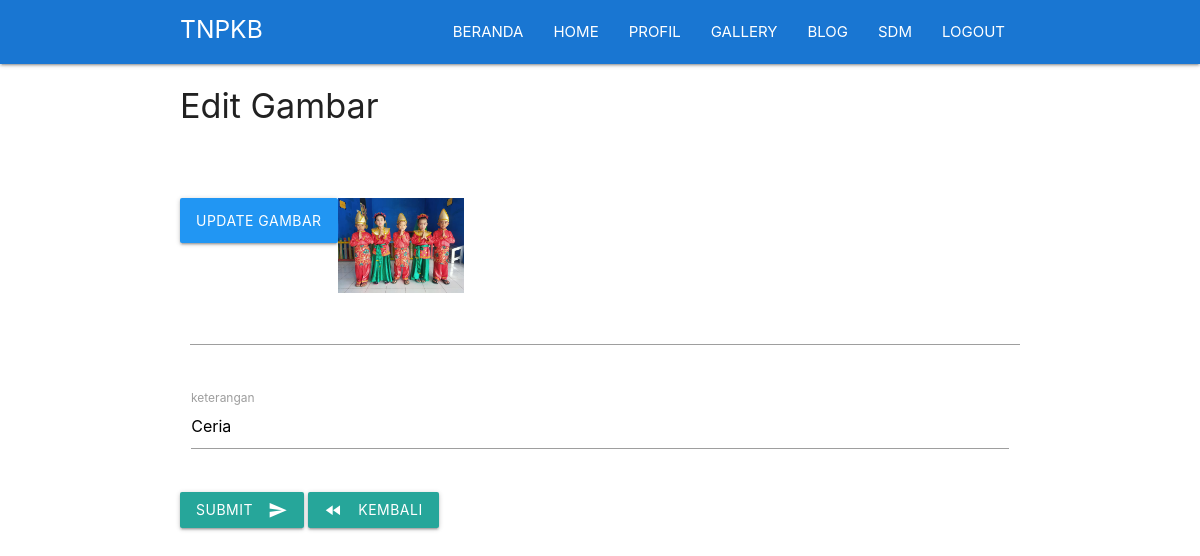
Page /page/index.php?page=galeri&aksi=editgaleri&id=18 (signed in) on the committed database.
### tables this page shows
CREATE TABLE `galeri` (
  `id` int(11) NOT NULL,
  `galeri` varchar(200) NOT NULL,
  `keterangan` varchar(200) NOT NULL
);

### page/galeri/gambarsekolah/edit.php (the view, shortened to what this page needs)
<?php
	$id = $_GET['id'];
	$result = mysqli_query($conn, "select * from galeri where id='$id' ");
	$data = mysqli_fetch_assoc($result);
?>
<!DOCTYPE html>
<html>
	<head>
	<link type="text/css" rel="stylesheet" href="../../assets/css/materialize.min.css"  media="screen,projection"/>
	<link rel="stylesheet" type="text/css" href="../../assets/css/style.css">
	</head>
<body >
	<div class="container">
		<h4>Edit Gambar</h4><br><br>
	   <form action="" method="post" enctype="multipart/form-data">
	  <div class="row">
	      <div class="file-field input-field">
      		<div class="btn blue">
      		  <span>Update Gambar</span>
     		</div>
      			<img src="../assets/img/galery/<?php echo $data['galeri'] ?>" width="15%">
      <div class="file-path-wrapper">
        <input class="file-path validate" type="text">
	      </div>
	    </div>
	  </div>
	   	<div class="row">
	    <div class="input-field col s12">
	      <input id="keterangan" name="keterangan" type="text" class="" value="<?php echo $data['keterangan'] ?>">
	      <label for="keterangan">keterangan</label>
	    </div>
	  </div>
	  <button class="btn waves-effect waves-light" type="submit" name="ubah">Submit
	    <i class="material-icons right">send</i>
	  </button>
	  <a href="index.php?page=galeri" class="btn waves-effect waves-light" ><i class="material-icons left">fast_rewind</i>Kembali</a>
	    </form>
	</div>
</body>
</html>

### rows in the picture
galeri: galeri (picture), keterangan "Ceria"
